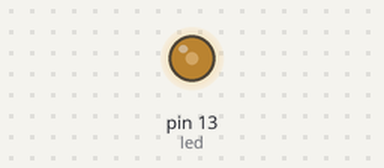
The sketch below on a simulated Arduino Uno, built with avr-gcc and run on an emulated ATmega328P. Shown: output pins drawn as LEDs (lit = HIGH).

Above: at 0.1 s.
Timing chart, 0 to 1.6 s (numbered marks = the images above):
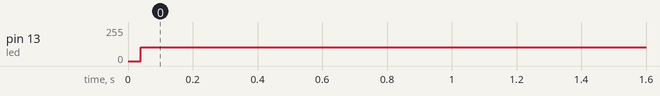

The sketch:

Prog_3_DigitalWrite.ino
```cpp
int led = 13;  //pin digital = {0 - 13}
// Arduino uno y Arduino MEGA cuentan con un led
//de prueba en la placa ubicado en el pin 13


void setup() {
  // put your setup code here, to run once:
  // Debe establecerse el modo de trabajo fr un pin digital,
  //ya sea este de entrada o de salida
  pinMode(led, OUTPUT);
}

void loop() {
  // put your main code here, to run repeatedly:

  //DigitalWrite(led, HIGH); // Prender el led
  //digitalWrite(led, true); // Prender el led
  digitalWrite(led, 1);

  digitalWrite(led, LOW);
}
```

Measured:
- by itself, pin 13 (led): 0/255 → 103/255 at 0.04 s
